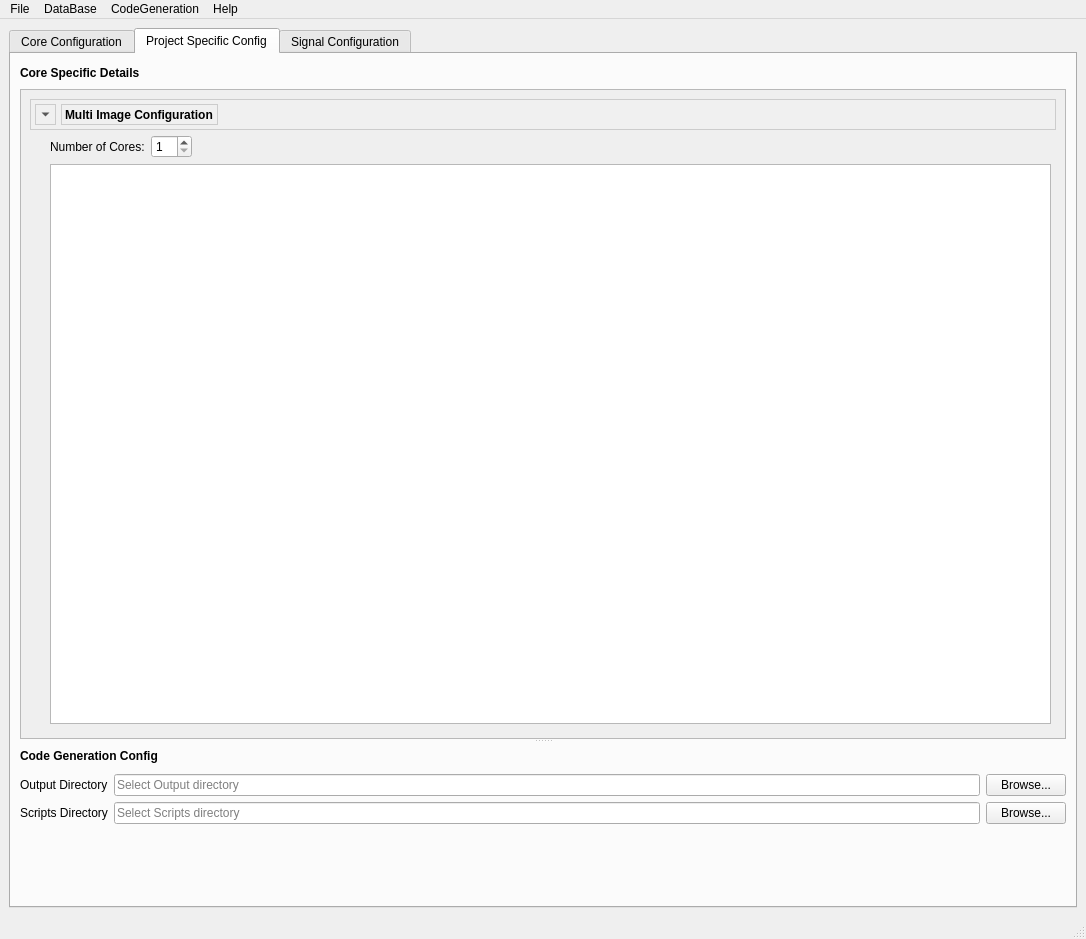
<?xml version="1.0" encoding="UTF-8"?>
<ui version="4.0">
 <class>MainWindow</class>
 <widget class="QMainWindow" name="MainWindow">
  <property name="geometry">
   <rect>
    <x>0</x>
    <y>0</y>
    <width>1086</width>
    <height>939</height>
   </rect>
  </property>
  <property name="windowTitle">
   <string>Signal Manager Tool</string>
  </property>
  <widget class="QWidget" name="centralwidget">
   <layout class="QVBoxLayout" name="verticalLayout">
    <item>
     <widget class="QTabWidget" name="tabWidget">
      <property name="currentIndex">
       <number>1</number>
      </property>
      <widget class="QWidget" name="tab_2">
       <attribute name="title">
        <string>Core Configuration</string>
       </attribute>
       <layout class="QVBoxLayout" name="verticalLayout_2">
        <item>
         <widget class="QFrame" name="frame_2">
          <property name="frameShape">
           <enum>QFrame::StyledPanel</enum>
          </property>
          <property name="frameShadow">
           <enum>QFrame::Raised</enum>
          </property>
          <layout class="QGridLayout" name="mainGridLayout">
           <property name="leftMargin">
            <number>10</number>
           </property>
           <property name="topMargin">
            <number>10</number>
           </property>
           <property name="rightMargin">
            <number>10</number>
           </property>
           <property name="bottomMargin">
            <number>10</number>
           </property>
           <property name="spacing">
            <number>10</number>
           </property>
           <item row="0" column="0">
            <widget class="QLabel" name="label_3">
             <property name="sizePolicy">
              <sizepolicy hsizetype="Preferred" vsizetype="Fixed">
               <horstretch>0</horstretch>
               <verstretch>0</verstretch>
              </sizepolicy>
             </property>
             <property name="maximumSize">
              <size>
               <width>16777215</width>
               <height>18</height>
              </size>
             </property>
             <property name="font">
              <font>
               <weight>75</weight>
               <bold>true</bold>
              </font>
             </property>
             <property name="text">
              <string>Version Details</string>
             </property>
            </widget>
           </item>
           <item row="0" column="1">
            <spacer name="horizontalSpacer_4">
             <property name="orientation">
              <enum>Qt::Horizontal</enum>
             </property>
             <property name="sizeHint" stdset="0">
              <size>
               <width>40</width>
               <height>20</height>
              </size>
             </property>
            </spacer>
           </item>
           <item row="0" column="2">
            <widget class="QLabel" name="coreDetailsLabel">
             <property name="sizePolicy">
              <sizepolicy hsizetype="Preferred" vsizetype="Fixed">
               <horstretch>0</horstretch>
               <verstretch>0</verstretch>
              </sizepolicy>
             </property>
             <property name="maximumSize">
              <size>
               <width>16777215</width>
               <height>18</height>
              </size>
             </property>
             <property name="font">
              <font>
               <weight>75</weight>
               <bold>true</bold>
              </font>
             </property>
             <property name="text">
              <string>Core Details</string>
             </property>
            </widget>
           </item>
           <item row="1" column="0" rowspan="2">
            <widget class="QFrame" name="versionDetailsFrame">
             <property name="frameShape">
              <enum>QFrame::NoFrame</enum>
             </property>
             <layout class="QGridLayout" name="versionGridLayout">
              <property name="leftMargin">
               <number>0</number>
              </property>
              <property name="topMargin">
               <number>0</number>
              </property>
              <property name="rightMargin">
               <number>0</number>
              </property>
              <property name="bottomMargin">
               <number>0</number>
              </property>
              <property name="horizontalSpacing">
               <number>8</number>
              </property>
              <property name="verticalSpacing">
               <number>4</number>
              </property>
              <item row="0" column="0">
               <widget class="QLabel" name="label_5">
                <property name="text">
                 <string>Version Number</string>
                </property>
                <property name="alignment">
                 <set>Qt::AlignRight|Qt::AlignTrailing|Qt::AlignVCenter</set>
                </property>
               </widget>
              </item>
              <item row="0" column="1">
               <widget class="QSpinBox" name="VersionNumber"/>
              </item>
              <item row="0" column="2">
               <widget class="QLabel" name="label_7">
                <property name="text">
                 <string>Date</string>
                </property>
                <property name="alignment">
                 <set>Qt::AlignRight|Qt::AlignTrailing|Qt::AlignVCenter</set>
                </property>
               </widget>
              </item>
              <item row="0" column="3">
               <widget class="QDateEdit" name="VersionDate"/>
              </item>
              <item row="1" column="0">
               <widget class="QLabel" name="label_6">
                <property name="text">
                 <string>Modifier Name</string>
                </property>
               </widget>
              </item>
              <item row="1" column="1" colspan="3">
               <widget class="QPlainTextEdit" name="EditorName">
                <property name="maximumSize">
                 <size>
                  <width>16777215</width>
                  <height>26</height>
                 </size>
                </property>
                <property name="plainText">
                 <string>Enter Your Name</string>
                </property>
               </widget>
              </item>
             </layout>
            </widget>
           </item>
           <item row="1" column="2">
            <widget class="QScrollArea" name="CoreInfo_2">
             <property name="sizePolicy">
              <sizepolicy hsizetype="Expanding" vsizetype="Expanding">
               <horstretch>0</horstretch>
               <verstretch>0</verstretch>
              </sizepolicy>
             </property>
             <property name="minimumSize">
              <size>
               <width>250</width>
               <height>150</height>
              </size>
             </property>
             <property name="widgetResizable">
              <bool>true</bool>
             </property>
             <widget class="QWidget" name="coreInfoContents">
              <property name="geometry">
               <rect>
                <x>0</x>
                <y>0</y>
                <width>329</width>
                <height>365</height>
               </rect>
              </property>
              <layout class="QVBoxLayout" name="coreInfoLayout"/>
             </widget>
            </widget>
           </item>
           <item row="2" column="2">
            <widget class="QPushButton" name="UpdateConfig_2">
             <property name="sizePolicy">
              <sizepolicy hsizetype="Preferred" vsizetype="Fixed">
               <horstretch>0</horstretch>
               <verstretch>0</verstretch>
              </sizepolicy>
             </property>
             <property name="minimumSize">
              <size>
               <width>200</width>
               <height>30</height>
              </size>
             </property>
             <property name="text">
              <string>Update Configuration</string>
             </property>
            </widget>
           </item>
           <item row="3" column="0" colspan="3">
            <spacer name="verticalSpacer">
             <property name="orientation">
              <enum>Qt::Vertical</enum>
             </property>
             <property name="sizeHint" stdset="0">
              <size>
               <width>20</width>
               <height>40</height>
              </size>
             </property>
            </spacer>
           </item>
          </layout>
         </widget>
        </item>
       </layout>
      </widget>
      <widget class="QWidget" name="tab_project">
       <attribute name="title">
        <string>Project Specific Config</string>
       </attribute>
       <layout class="QVBoxLayout" name="verticalLayout_project">
        <item>
         <widget class="QSplitter" name="project_splitter">
          <property name="orientation">
           <enum>Qt::Vertical</enum>
          </property>
          <widget class="QWidget" name="core_specific_widget">
           <layout class="QVBoxLayout" name="verticalLayout_core_specific">
            <property name="leftMargin">
             <number>0</number>
            </property>
            <property name="topMargin">
             <number>0</number>
            </property>
            <property name="rightMargin">
             <number>0</number>
            </property>
            <property name="bottomMargin">
             <number>0</number>
            </property>
            <item>
             <layout class="QHBoxLayout" name="header_layout_core_specific">
              <property name="leftMargin">
               <number>0</number>
              </property>
              <property name="topMargin">
               <number>0</number>
              </property>
              <property name="rightMargin">
               <number>0</number>
              </property>
              <property name="bottomMargin">
               <number>0</number>
              </property>
              <item>
               <widget class="QLabel" name="label_core_specific">
                <property name="maximumSize">
                 <size>
                  <width>16777215</width>
                  <height>25</height>
                 </size>
                </property>
                <property name="font">
                 <font>
                  <weight>75</weight>
                  <bold>true</bold>
                 </font>
                </property>
                <property name="text">
                 <string>Core Specific Details</string>
                </property>
               </widget>
              </item>
              <item>
               <spacer name="horizontalSpacer_core_specific">
                <property name="orientation">
                 <enum>Qt::Horizontal</enum>
                </property>
                <property name="sizeHint" stdset="0">
                 <size>
                  <width>40</width>
                  <height>20</height>
                 </size>
                </property>
               </spacer>
              </item>
             </layout>
            </item>
            <item>
             <widget class="QScrollArea" name="scrollArea_core_specific">
              <property name="widgetResizable">
               <bool>true</bool>
              </property>
              <widget class="QWidget" name="scrollAreaWidgetContents_core">
               <property name="geometry">
                <rect>
                 <x>0</x>
                 <y>0</y>
                 <width>1040</width>
                 <height>438</height>
                </rect>
               </property>
               <layout class="QVBoxLayout" name="verticalLayout_cores">
                <property name="spacing">
                 <number>10</number>
                </property>
                <item>
                 <widget class="QWidget" name="multiimage_section" native="true">
                  <layout class="QVBoxLayout" name="verticalLayout_multiimage">
                   <property name="spacing">
                    <number>0</number>
                   </property>
                   <property name="leftMargin">
                    <number>0</number>
                   </property>
                   <property name="topMargin">
                    <number>0</number>
                   </property>
                   <property name="rightMargin">
                    <number>0</number>
                   </property>
                   <property name="bottomMargin">
                    <number>0</number>
                   </property>
                   <item>
                    <widget class="QWidget" name="multiimage_header" native="true">
                     <property name="styleSheet">
                      <string notr="true">background-color: #f0f0f0; border: 1px solid #cccccc;</string>
                     </property>
                     <layout class="QHBoxLayout" name="horizontalLayout_multiimage">
                      <property name="spacing">
                       <number>5</number>
                      </property>
                      <property name="leftMargin">
                       <number>5</number>
                      </property>
                      <property name="topMargin">
                       <number>5</number>
                      </property>
                      <property name="rightMargin">
                       <number>5</number>
                      </property>
                      <property name="bottomMargin">
                       <number>5</number>
                      </property>
                      <item>
                       <widget class="QToolButton" name="collapse_button_multiimage">
                        <property name="arrowType">
                         <enum>Qt::DownArrow</enum>
                        </property>
                        <property name="autoRaise">
                         <bool>true</bool>
                        </property>
                       </widget>
                      </item>
                      <item>
                       <widget class="QLabel" name="label_multiimage">
                        <property name="font">
                         <font>
                          <weight>75</weight>
                          <bold>true</bold>
                         </font>
                        </property>
                        <property name="text">
                         <string>Multi Image Configuration</string>
                        </property>
                       </widget>
                      </item>
                      <item>
                       <spacer name="horizontalSpacer_multiimage">
                        <property name="orientation">
                         <enum>Qt::Horizontal</enum>
                        </property>
                        <property name="sizeHint" stdset="0">
                         <size>
                          <width>40</width>
                          <height>20</height>
                         </size>
                        </property>
                       </spacer>
                      </item>
                     </layout>
                    </widget>
                   </item>
                   <item>
                    <widget class="QWidget" name="multiimage_content" native="true">
                     <layout class="QVBoxLayout" name="verticalLayout_multiimage_content">
                      <property name="leftMargin">
                       <number>20</number>
                      </property>
                      <property name="topMargin">
                       <number>5</number>
                      </property>
                      <property name="rightMargin">
                       <number>5</number>
                      </property>
                      <property name="bottomMargin">
                       <number>5</number>
                      </property>
                      <item>
                       <layout class="QHBoxLayout" name="core_controls_layout">
                        <item>
                         <widget class="QLabel" name="label_core_count">
                          <property name="text">
                           <string>Number of Cores:</string>
                          </property>
                         </widget>
                        </item>
                        <item>
                         <widget class="QSpinBox" name="spinBox_core_count">
                          <property name="minimum">
                           <number>1</number>
                          </property>
                          <property name="maximum">
                           <number>32</number>
                          </property>
                         </widget>
                        </item>
                        <item>
                         <spacer name="horizontalSpacer_core_count">
                          <property name="orientation">
                           <enum>Qt::Horizontal</enum>
                          </property>
                          <property name="sizeHint" stdset="0">
                           <size>
                            <width>40</width>
                            <height>20</height>
                           </size>
                          </property>
                         </spacer>
                        </item>
                       </layout>
                      </item>
                      <item>
                       <widget class="QTreeWidget" name="treeWidget_cores">
                        <property name="headerHidden">
                         <bool>true</bool>
                        </property>
                        <column>
                         <property name="text">
                          <string>Cores</string>
                         </property>
                        </column>
                       </widget>
                      </item>
                     </layout>
                    </widget>
                   </item>
                  </layout>
                 </widget>
                </item>
               </layout>
              </widget>
             </widget>
            </item>
           </layout>
          </widget>
          <widget class="QWidget" name="code_gen_widget">
           <layout class="QVBoxLayout" name="verticalLayout_code_gen">
            <property name="leftMargin">
             <number>0</number>
            </property>
            <property name="topMargin">
             <number>0</number>
            </property>
            <property name="rightMargin">
             <number>0</number>
            </property>
            <property name="bottomMargin">
             <number>0</number>
            </property>
            <item>
             <widget class="QLabel" name="label_code_gen">
              <property name="maximumSize">
               <size>
                <width>16777215</width>
                <height>25</height>
               </size>
              </property>
              <property name="font">
               <font>
                <weight>75</weight>
                <bold>true</bold>
               </font>
              </property>
              <property name="text">
               <string>Code Generation Config</string>
              </property>
             </widget>
            </item>
            <item>
             <layout class="QFormLayout" name="formLayout_code_gen">
              <item row="0" column="0">
               <widget class="QLabel" name="label_output_dir">
                <property name="text">
                 <string>Output Directory</string>
                </property>
               </widget>
              </item>
              <item row="0" column="1">
               <layout class="QHBoxLayout" name="horizontalLayout_output_dir">
                <item>
                 <widget class="QLineEdit" name="lineEdit_output_dir">
                  <property name="placeholderText">
                   <string>Select Output directory</string>
                  </property>
                 </widget>
                </item>
                <item>
                 <widget class="QPushButton" name="pushButton_browse_output">
                  <property name="text">
                   <string>Browse...</string>
                  </property>
                 </widget>
                </item>
               </layout>
              </item>
              <item row="1" column="0">
               <widget class="QLabel" name="label_scripts_dir">
                <property name="text">
                 <string>Scripts Directory</string>
                </property>
               </widget>
              </item>
              <item row="1" column="1">
               <layout class="QHBoxLayout" name="horizontalLayout_scripts_dir">
                <item>
                 <widget class="QLineEdit" name="lineEdit_scripts_dir">
                  <property name="placeholderText">
                   <string>Select Scripts directory</string>
                  </property>
                 </widget>
                </item>
                <item>
                 <widget class="QPushButton" name="pushButton_browse_scripts">
                  <property name="text">
                   <string>Browse...</string>
                  </property>
                 </widget>
                </item>
               </layout>
              </item>
             </layout>
            </item>
           </layout>
          </widget>
         </widget>
        </item>
       </layout>
      </widget>
      <widget class="QWidget" name="tab">
       <attribute name="title">
        <string>Signal Configuration</string>
       </attribute>
       <layout class="QVBoxLayout" name="verticalLayout_4">
        <item>
         <layout class="QHBoxLayout" name="horizontalLayout_3">
          <item>
           <widget class="QLabel" name="label">
            <property name="font">
             <font>
              <weight>75</weight>
              <bold>true</bold>
             </font>
            </property>
            <property name="text">
             <string>Signal List</string>
            </property>
           </widget>
          </item>
          <item>
           <spacer name="horizontalSpacer_2">
            <property name="orientation">
             <enum>Qt::Horizontal</enum>
            </property>
            <property name="sizeHint" stdset="0">
             <size>
              <width>40</width>
              <height>20</height>
             </size>
            </property>
           </spacer>
          </item>
          <item>
           <widget class="QLabel" name="label_2">
            <property name="font">
             <font>
              <weight>75</weight>
              <bold>true</bold>
             </font>
            </property>
            <property name="text">
             <string>Signal Details</string>
            </property>
           </widget>
          </item>
         </layout>
        </item>
        <item>
         <layout class="QHBoxLayout" name="horizontalLayout_2">
          <item>
           <widget class="QScrollArea" name="SignalDetails">
            <property name="sizePolicy">
             <sizepolicy hsizetype="Expanding" vsizetype="Expanding">
              <horstretch>6</horstretch>
              <verstretch>0</verstretch>
             </sizepolicy>
            </property>
            <property name="widgetResizable">
             <bool>true</bool>
            </property>
            <widget class="QWidget" name="scrollAreaWidgetContents">
             <property name="geometry">
              <rect>
               <x>0</x>
               <y>0</y>
               <width>614</width>
               <height>746</height>
              </rect>
             </property>
             <layout class="QVBoxLayout" name="signalDetailsLayout"/>
            </widget>
           </widget>
          </item>
          <item>
           <widget class="Line" name="line_2">
            <property name="orientation">
             <enum>Qt::Vertical</enum>
            </property>
           </widget>
          </item>
          <item>
           <widget class="QStackedWidget" name="SignalInternalInfo">
            <property name="sizePolicy">
             <sizepolicy hsizetype="Expanding" vsizetype="Expanding">
              <horstretch>4</horstretch>
              <verstretch>0</verstretch>
             </sizepolicy>
            </property>
            <widget class="QWidget" name="page">
             <layout class="QVBoxLayout" name="page1Layout"/>
            </widget>
            <widget class="QWidget" name="page_2">
             <layout class="QVBoxLayout" name="page2Layout"/>
            </widget>
           </widget>
          </item>
         </layout>
        </item>
        <item>
         <widget class="Line" name="line_3">
          <property name="orientation">
           <enum>Qt::Horizontal</enum>
          </property>
         </widget>
        </item>
        <item>
         <widget class="QFrame" name="SignalOpFrame">
          <property name="frameShape">
           <enum>QFrame::StyledPanel</enum>
          </property>
          <property name="frameShadow">
           <enum>QFrame::Raised</enum>
          </property>
          <layout class="QHBoxLayout" name="horizontalLayout_4">
           <item>
            <widget class="QLabel" name="label_4">
             <property name="text">
              <string>Signal Count -</string>
             </property>
            </widget>
           </item>
           <item>
            <widget class="QSpinBox" name="SignalCnt"/>
           </item>
           <item>
            <widget class="QPushButton" name="SaveButton_2">
             <property name="text">
              <string>Save</string>
             </property>
            </widget>
           </item>
           <item>
            <widget class="QPushButton" name="UndoButton_2">
             <property name="text">
              <string>Undo</string>
             </property>
            </widget>
           </item>
           <item>
            <widget class="QPushButton" name="RedoButton_2">
             <property name="text">
              <string>Redo</string>
             </property>
            </widget>
           </item>
           <item>
            <spacer name="horizontalSpacer_3">
             <property name="orientation">
              <enum>Qt::Horizontal</enum>
             </property>
             <property name="sizeHint" stdset="0">
              <size>
               <width>40</width>
               <height>20</height>
              </size>
             </property>
            </spacer>
           </item>
           <item>
            <widget class="QComboBox" name="SOCList">
             <item>
              <property name="text">
               <string>Select SOC</string>
              </property>
             </item>
            </widget>
           </item>
           <item>
            <widget class="QComboBox" name="BuildImageType">
             <item>
              <property name="text">
               <string>Select Build Type</string>
              </property>
             </item>
            </widget>
           </item>
          </layout>
         </widget>
        </item>
       </layout>
      </widget>
     </widget>
    </item>
   </layout>
  </widget>
  <widget class="QMenuBar" name="menubar">
   <property name="geometry">
    <rect>
     <x>0</x>
     <y>0</y>
     <width>1086</width>
     <height>21</height>
    </rect>
   </property>
   <widget class="QMenu" name="menuFile">
    <property name="title">
     <string>File</string>
    </property>
    <addaction name="actionOpen"/>
    <addaction name="actionSave"/>
    <addaction name="actionSave_As"/>
    <addaction name="actionCreate"/>
    <addaction name="actionExport_as_Excel"/>
    <addaction name="actionImport_From_Excel"/>
    <addaction name="actionClose"/>
    <addaction name="actionExit_2"/>
   </widget>
   <widget class="QMenu" name="menuDataBase">
    <property name="title">
     <string>DataBase</string>
    </property>
    <addaction name="actionAdd_Signal"/>
    <addaction name="actionDelete_Signal"/>
    <addaction name="actionUpdate_Signal"/>
    <addaction name="actionRename_Signal"/>
    <addaction name="actionCopy_Signal"/>
    <addaction name="actionPaste_Signal"/>
   </widget>
   <widget class="QMenu" name="menuCodeGeneration">
    <property name="title">
     <string>CodeGeneration</string>
    </property>
    <addaction name="actionSignalMgr"/>
    <addaction name="actionIpcManager"/>
    <addaction name="actionIpcOvEthMgr"/>
   </widget>
   <widget class="QMenu" name="menuHelp">
    <property name="title">
     <string>Help</string>
    </property>
    <addaction name="actionAbout_Tool_Usage"/>
    <addaction name="actionLicense"/>
    <addaction name="actionVersion"/>
   </widget>
   <addaction name="menuFile"/>
   <addaction name="menuDataBase"/>
   <addaction name="menuCodeGeneration"/>
   <addaction name="menuHelp"/>
  </widget>
  <widget class="QStatusBar" name="statusbar"/>
  <action name="actionOpen">
   <property name="text">
    <string>Open</string>
   </property>
  </action>
  <action name="actionSave">
   <property name="text">
    <string>Save</string>
   </property>
  </action>
  <action name="actionSave_As">
   <property name="text">
    <string>Save As</string>
   </property>
  </action>
  <action name="actionCreate">
   <property name="text">
    <string>Create</string>
   </property>
  </action>
  <action name="actionExport_as_Excel">
   <property name="text">
    <string>Export as Excel</string>
   </property>
  </action>
  <action name="actionExit">
   <property name="text">
    <string>Exit</string>
   </property>
  </action>
  <action name="actionAdd">
   <property name="text">
    <string>Add</string>
   </property>
  </action>
  <action name="actionDelete">
   <property name="text">
    <string>Delete</string>
   </property>
  </action>
  <action name="actionCopy">
   <property name="text">
    <string>Copy</string>
   </property>
  </action>
  <action name="actionPaste">
   <property name="text">
    <string>Paste</string>
   </property>
  </action>
  <action name="actionMove">
   <property name="text">
    <string>Move</string>
   </property>
  </action>
  <action name="actionRename">
   <property name="text">
    <string>Rename</string>
   </property>
  </action>
  <action name="actionAdd_Signal">
   <property name="text">
    <string>Add Signal</string>
   </property>
  </action>
  <action name="actionDelete_Signal">
   <property name="text">
    <string>Delete Signal</string>
   </property>
  </action>
  <action name="actionUpdate_Signal">
   <property name="text">
    <string>Update Signal</string>
   </property>
  </action>
  <action name="actionRename_Signal">
   <property name="text">
    <string>Rename Signal</string>
   </property>
  </action>
  <action name="actionCopy_Signal">
   <property name="text">
    <string>Copy Signal</string>
   </property>
  </action>
  <action name="actionPaste_Signal">
   <property name="text">
    <string>Paste Signal</string>
   </property>
  </action>
  <action name="actionSignalMgr">
   <property name="text">
    <string>SignalMgr</string>
   </property>
  </action>
  <action name="actionIpcManager">
   <property name="text">
    <string>IpcManager</string>
   </property>
  </action>
  <action name="actionIpcOvEthMgr">
   <property name="text">
    <string>IpcOvEthMgr</string>
   </property>
  </action>
  <action name="actionAbout_Tool_Usage">
   <property name="text">
    <string>About Tool Usage</string>
   </property>
  </action>
  <action name="actionLicense">
   <property name="text">
    <string>License</string>
   </property>
  </action>
  <action name="actionVersion">
   <property name="text">
    <string>Version</string>
   </property>
  </action>
  <action name="actionImport_From_Excel">
   <property name="text">
    <string>Import From Excel</string>
   </property>
  </action>
  <action name="actionClose">
   <property name="text">
    <string>Close</string>
   </property>
  </action>
  <action name="actionExit_2">
   <property name="text">
    <string>Exit</string>
   </property>
  </action>
 </widget>
 <resources/>
 <connections/>
</ui>
